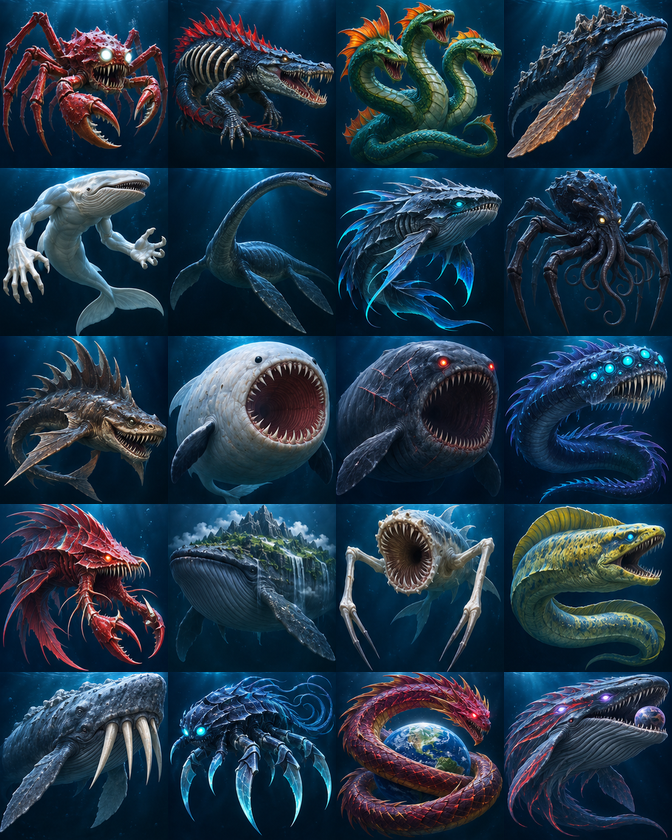
#> input picture monster-keys/bestiary.png, 672 x 840 px
$ python pack.py out.png
#> lines starting #> are read from the running program, lines starting #| are printed output that depends on the picture
"""Pack the portrait atlas and build the four vowel tables for each creature."""
from math import cos, exp, log2, pi, sin
from pathlib import Path
import sys
from PIL import Image

ROOT = Path(__file__).parent
OUT = Path(sys.argv[1])
SIZE = 168
# Spectral resonances (in harmonics), glottal brightness, odd/even balance.
# Each model has a separate envelope and articulation in voices.h.
spectra = [
    (4, 13, .85, .2), (3, 7, .76, .9), (3, 11, .88, .6), (2, 6, .65, .5),
    (4, 9, .84, 1), (5, 14, .90, .2), (3, 16, .82, .35), (2, 9, .73, .2),
    (4, 7, .78, .3), (2, 5, .62, .92), (2, 6, .88, .16), (4, 15, .92, .45),
    (6, 11, .90, .6), (2, 4, .73, .7), (3, 8, .84, .27), (5, 16, .87, .17),
    (2, 7, .68, 1), (3, 12, .84, .14), (4, 10, .89, .8), (3, 14, .85, .55),
]

def wave(model, shape):
    f1, f2, brightness, even = model
    f1 *= (.57, .9, 1.35, 1.72)[shape]
    f2 *= (.72, .91, 1.14, .92)[shape]
    partials = []
    for h in range(1, 25):
        def peak(center, width):
            return exp(-.5 * (log2(h / center) / width) ** 2)
        weight = (.7 * (h == 1) + .19/h + 1.05*peak(f1,.30) + .78*peak(f2,.19))
        partials.append(weight * brightness**(h/3) * (1 if h%2 else even))
    samples = [sum(w * sin(2*pi*(k+1)*x/256 + .4*cos(k)) for k,w in enumerate(partials))
               for x in range(256)]
    peak = max(abs(s) for s in samples)
    return [round(120*s/peak) for s in samples]

def emit(out, typ, name, values):
    out.write(f"static const {typ} {name}[] = {{\n")
    for i in range(0,len(values),48):
        out.write(",".join(map(str,values[i:i+48]))+",\n")
    out.write("};\n")

with (OUT/"monster-data.h").open("w") as out:
    atlas = Image.open(ROOT/"bestiary.png").convert("RGB")
#> atlas is the input picture: PIL image 672x840 RGB; mean R, G, B 33.4, 55, 73
    assert atlas.size == (4*SIZE, 5*SIZE)
    palettes, packed = [], bytearray()
    for i in range(20):
        x, y = i%4*SIZE, i//4*SIZE
        tile = atlas.crop((x,y,x+SIZE,y+SIZE)).quantize(64, dither=Image.Dither.NONE)
        pal = tile.getpalette()[:192]
        pal.extend([0]*(192-len(pal)))
        for r,g,b in zip(pal[::3],pal[1::3],pal[2::3]):
            rgb = ((r>>3)<<11)|((g>>2)<<5)|(b>>3)
            palettes.append((rgb>>8)|((rgb&255)<<8))
        px = tile.tobytes()
        for a,b,c,d in zip(px[::4],px[1::4],px[2::4],px[3::4]):
            packed.extend((a<<2|b>>4, (b&15)<<4|c>>2, (c&3)<<6|d))
#> this loop made 20 passes
#> pass 1, `tile = atlas.crop((x,y,x+SIZE,y+SIZE)).quantize(64, dither=Image.Dithe..`:
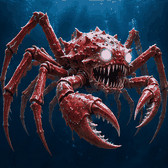
#> tile: PIL image 168x168 P; mean R, G, B 43.9, 50, 66.9
#> pass 2, `tile = atlas.crop((x,y,x+SIZE,y+SIZE)).quantize(64, dither=Image.Dithe..`:
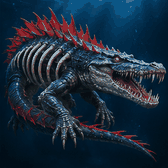
#> tile: PIL image 168x168 P; mean R, G, B 26.7, 43.7, 60.3
#> pass 3, `tile = atlas.crop((x,y,x+SIZE,y+SIZE)).quantize(64, dither=Image.Dithe..`:
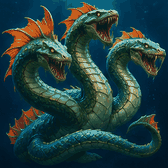
#> tile: PIL image 168x168 P; mean R, G, B 34.9, 63.1, 63.6
#> after the loop, palettes = 1280 values, max 65222 at index 577, min 674 at index 144, mean 33572.7
    emit(out,"uint16_t","monster_palette",palettes)
#> the loop in emit, `for i in range(0,len(values),48):` made 27 passes
#> i on passes 2 to 13: 48, 96, 144, 192, 240, 288, 336, 384, 432, 480, 528, 576
    emit(out,"uint8_t","monster_pixels",packed)
    emit(out,"int8_t","mouth_waves",[v for m in spectra for s in range(4) for v in wave(m,s)])
    emit(out,"int8_t","sine_wave",[round(126*sin(2*pi*i/256)) for i in range(256)])
